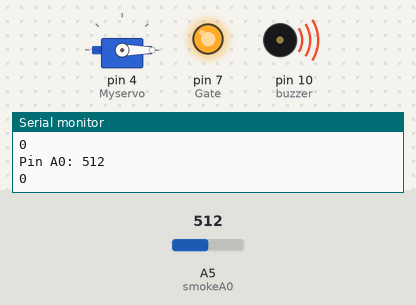
Bench run of a sketch on a simulated Arduino Uno, built with avr-gcc and run on an emulated ATmega328P. On the bench: servo, output pins drawn as LEDs (lit = HIGH), buzzer (waves = sounding), the last lines printed to the serial monitor. The inputs (shaded band) are chosen by the test bench; at power-on: A5 (smokeA0) = 512.

Above: at 3.8 s.
3.9 s: A5 (smokeA0) set to 0
At 7.4 s:
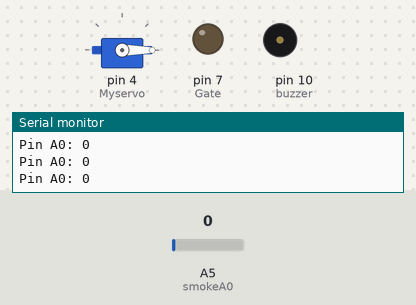
7.8 s: A5 (smokeA0) set to 382
15.5 s: A5 (smokeA0) set to 413
At 16.5 s:
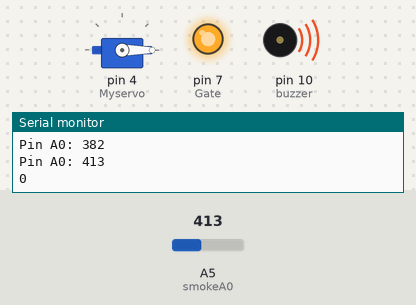
23.0 s: A5 (smokeA0) set to 390
At 25.8 s:
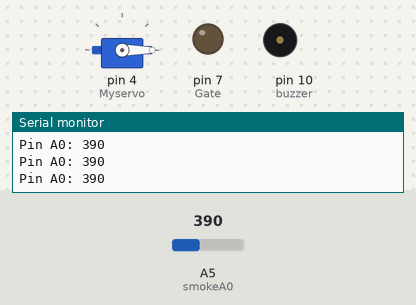
26.9 s: A5 (smokeA0) set to 410
At 27.4 s:
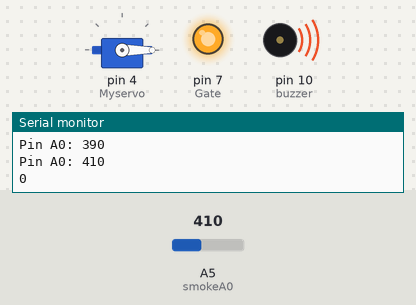
Timing chart, 0 to 29.9 s (numbered marks = the images above; inputs shaded):
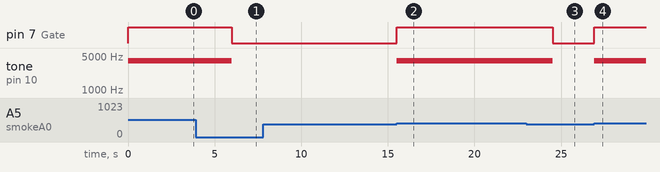

Measured:
- the behaviour switches between 400 and 401 on A5 (smokeA0) (found by bisection; images 1 and 2)
- after the input at 3.9 s, pin 7 (Gate): HIGH → LOW after 2.1 s; tone on pin 10 (buzzer): 4000 Hz → silent after 2.1 s
- after the input at 15.5 s, pin 7 (Gate): LOW → HIGH at once; tone on pin 10 (buzzer): silent → 4000 Hz at once
- after the input at 23.0 s, pin 7 (Gate): HIGH → LOW after 1.5 s; tone on pin 10 (buzzer): 4000 Hz → silent after 1.5 s
- after the input at 26.9 s, pin 7 (Gate): LOW → HIGH at once; tone on pin 10 (buzzer): silent → 4000 Hz at once

The sketch:

code.ino
```cpp
#include <Servo.h> // include servo library to use its related functions
#define Gate 7
Servo Myservo;

int pos;
int buzzer = 10;
int smokeA0 = A5;
// Your threshold value
int sensorThres = 400;

void setup() {
  Myservo.attach(4);
  pinMode(buzzer, OUTPUT);
  pinMode(smokeA0, INPUT);
  // put your setup code here, to run once:
  pinMode(Gate, OUTPUT);
  //
  digitalWrite(Gate,LOW);
  Serial.begin(9600);
}

void loop() {
  int analogSensor = analogRead(smokeA0);


  Serial.print("Pin A0: ");
  Serial.println(analogSensor);
  // Checks if it has reached the threshold value
  if (analogSensor > sensorThres)
  {
    Serial.println("0");// You can display on the serial the signal value
    analogWrite(Gate,1000);
    tone(buzzer, 4000, 3000);
    Myservo.write(0);
    delay(3000);
    analogWrite(Gate,0000);
    noTone(buzzer);
  }
}
```
